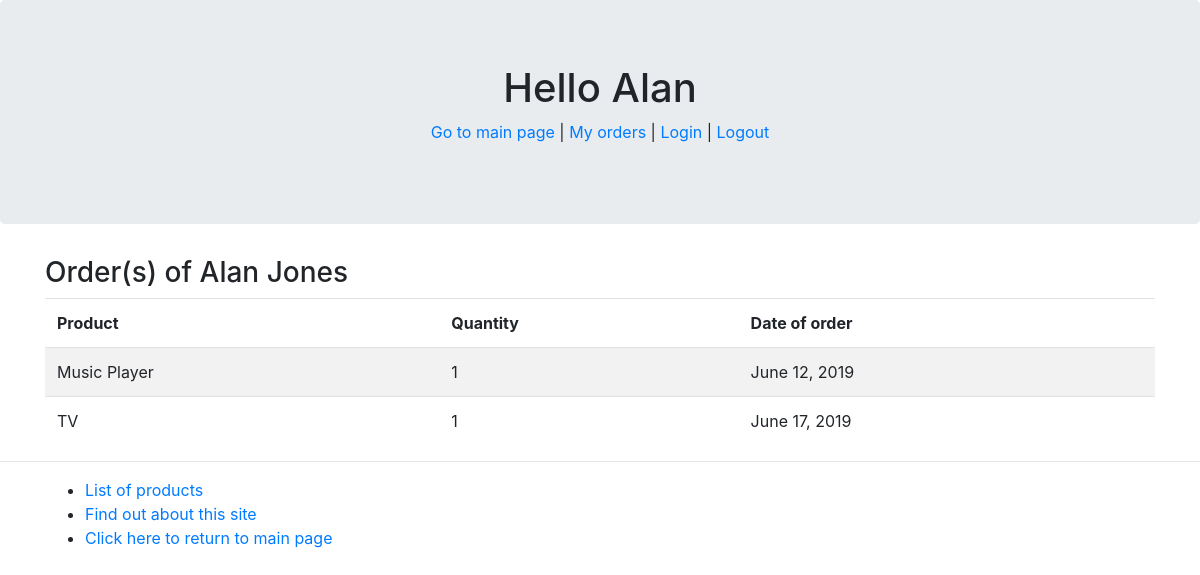
Screenshot of /myapp/myorders/ (signed in) with the database file from the repository.
### myapp/models.py (models this page shows, shortened)
class Order(models.Model):
    ORDER_STATUS = [
        (0, 'Order Cancelled'),
        (1, 'Order Placed'),
        (2, 'Order Shipped'),
        (3, 'Oder Delivered')
    ]
    product = models.ForeignKey(Product, related_name='product', on_delete=models.DO_NOTHING)
    client = models.ForeignKey(Client, related_name='client', on_delete=models.DO_NOTHING)
    num_units = models.PositiveIntegerField(default=1)
    order_status = models.IntegerField(choices=ORDER_STATUS, default='1')
    status_date = models.DateField(default=timezone.now)

class Product(models.Model):
    name = models.CharField(max_length=200)
    category = models.ForeignKey(Category, related_name='category', on_delete=models.CASCADE)
    price = models.DecimalField(max_digits=10, decimal_places=2)
    stock = models.PositiveIntegerField(default=100)
    available = models.BooleanField(default=True)
    interested = models.PositiveIntegerField(default=0)
    description = models.TextField(max_length=200, blank=True)

### myapp/views.py (the view)
def myorders(request):
    user = request.user
    if user.is_authenticated:
        client = Client.objects.get(username=user.username)
        if type(client) is Client:
            orders = Order.objects.filter(client=client)
            return render(request, 'myapp/myorders.html', {'orders': orders, 'client':client})
    else:
        return HttpResponse('You are not authenticated')
    return 0

### myapp/models.py (called while the page is built)
    def __str__(self):
        return "%s %s" % (self.first_name, self.last_name)

### myapp/templates/myapp/myorders.html (shortened to what this page needs)
{% extends 'myapp/base.html' %}
{% block body_block %}
    {% if orders %}
        <h3>Order(s) of {{ client }}</h3>
        <table class="table table-striped">
            <thead>
                <tr>
                    <td>
                        <strong>Product</strong>
                    </td>
                    <td>
                        <strong>Quantity</strong>
                    </td>
                    <td>
                        <strong>Date of order</strong>
                    </td>
                </tr>
            </thead>
            {% for order in orders %}
                <tr>
                    <td>
                        {{ order.product.name }}
                    </td>
                    <td>
                        {{ order.num_units }}
                    </td>
                    <td>
                        {{ order.status_date }}
                    </td>
                </tr>
            {% endfor %}
        </table>
    {% else %}
        <p>You have no orders</p>
    {% endif %}
{% endblock %}

### myapp/templates/myapp/base.html (shortened to what this page needs)
<!DOCTYPE html>
{% load staticfiles %}
{% load bootstrap4 %}
{% bootstrap_css %}
<html>
    <head>
    </head>
 <body>
 <div class="jumbotron text-center">
    <h1 id="header">{% block myhdg %}Hello {{ request.user.first_name }} {% endblock %}</h1>
    <p><a href="{% url 'myapp:index' %}">Go to main page</a> |
        <a href="{% url 'myapp:myorders' %}">My orders</a> |
        <a href="{% url 'myapp:user_login' %}">Login</a> |
        <a href="{% url 'myapp:user_logout' %}">Logout</a></p>
 </div>
 <div class="container">
 {% block body_block %}*** {% endblock %}
 </div>
 <hr/>
 <div class="container">
 <ul>
     <li class="hbar1"><a href="{% url 'myapp:products' %}">List of products</a></li>
     <li class="hbar1"><a href="{% url 'myapp:about' %}">Find out about this site</a></li>
     <li class="hbar1"><a href = "{% url 'myapp:index' %}">Click here to return to main page</a><br/></li>
 </ul>
 </div>
 </body>
</html>

### rows the page displays
Order: product.name "Music Player", num_units "1", status_date "June 12, 2019"
Order: product.name "TV", num_units "1", status_date "June 17, 2019"

### other values shown
{{ request.user.first_name }} "Alan"
{{ client }} "Alan Jones"
